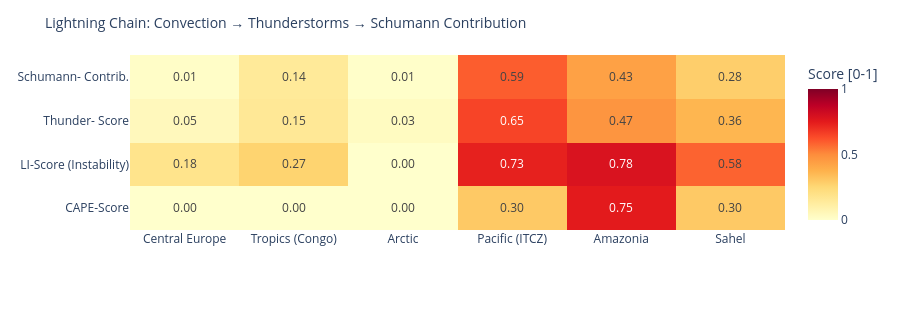

This figure's notebook cell:
### Code cell
# ============================================================
# LIGHTNING CHAIN: Convection → Thunderstorms → Schumann
# Shows the causal chain per measurement point as heatmap
# ============================================================

def cape_score(v):
    """CAPE → normalized score [0,1]"""
    if v is None or pd.isna(v): return 0.0
    return min(1.0, float(v) / 3000)

def li_score(v):
    """Lifted Index: negative = unstable → score [0,1]"""
    if v is None or pd.isna(v): return 0.3
    return min(1.0, max(0.0, (-float(v) + 6) / 12))

def cloud_score(v):
    if v is None or pd.isna(v): return 0.3
    return float(v) / 100

def thunder_score(row):
    """Kombinierter Gewitterwahrscheinlichkeits-Score
    CAPE + LI + Bedeckung + WMO-Gewitter + konvektiver Niederschlag (showers)
    Hinweis: X-Ray und Kp sind kein Bestandteil – nur geomagn./solarer Kontext.
    """
    cs = cape_score(row.get('cape'))
    ls = li_score(row.get('li'))
    cl = cloud_score(row.get('cloud'))
    t  = 1.0 if row.get('thunderstorm') else 0.0
    # Convective precipitation (showers) as additional indicator
    sh = min(1.0, (row.get('showers') or 0) / 5.0)
    return round(cs * 0.30 + ls * 0.25 + cl * 0.15 + t * 0.20 + sh * 0.10, 3)

def schumann_contribution(t_score, lat):
    """Schumann contribution: higher in tropics (±30°), scaled by thunderstorm score"""
    lat_weight = max(0.3, 1.0 - abs(lat) / 60)
    return round(t_score * lat_weight, 3)

df_atm['cape_score']   = df_atm.apply(lambda r: cape_score(r['cape']), axis=1)
df_atm['li_score']     = df_atm.apply(lambda r: li_score(r['li']),    axis=1)
df_atm['thunder_score']= df_atm.apply(lambda r: thunder_score(r.to_dict()), axis=1)
df_atm['schumann_contribution'] = df_atm.apply(
    lambda r: schumann_contribution(r['thunder_score'], r['lat']), axis=1)

metrics = ['cape_score', 'li_score', 'thunder_score', 'schumann_contribution']
labels  = ['CAPE-Score', 'LI-Score\n(Instability)', 'Thunder-\nScore', 'Schumann-\nContrib.']
z_data  = [df_atm[m].tolist() for m in metrics]

fig = go.Figure(go.Heatmap(
    z=z_data,
    x=df_atm['point'].tolist(),
    y=labels,
    colorscale='YlOrRd',
    zmin=0, zmax=1,
    text=[[f'{v:.2f}' for v in row] for row in z_data],
    texttemplate='%{text}', textfont=dict(size=12),
    colorbar=dict(title='Score [0-1]')
))
fig.update_layout(
    title=dict(text='Lightning Chain: Convection → Thunderstorms → Schumann Contribution', font=dict(size=14)),
    height=310,
    plot_bgcolor='rgba(0,0,0,0)', paper_bgcolor='rgba(0,0,0,0)',
    margin=dict(l=130, r=80, t=55, b=80)
)
fig.show()

### Figure 1 — Plotly figure (JSON) as saved in the notebook; plotly's stock layout.template omitted (floating-point values rounded to 4 significant figures)
{"data": [{"colorbar": {"title": {"text": "Score [0-1]"}}, "colorscale": [[0.0, "rgb(255,255,204)"], [0.125, "rgb(255,237,160)"], [0.25, "rgb(254,217,118)"], [0.375, "rgb(254,178,76)"], [0.5, "rgb(253,141,60)"], [0.625, "rgb(252,78,42)"], [0.75, "rgb(227,26,28)"], [0.875, "rgb(189,0,38)"], [1.0, "rgb(128,0,38)"]], "text": [["0.00", "0.00", "0.00", "0.30", "0.75", "0.30"], ["0.18", "0.27", "0.00", "0.73", "0.78", "0.58"], ["0.05", "0.15", "0.03", "0.65", "0.47", "0.36"], ["0.01", "0.14", "0.01", "0.59", "0.43", "0.28"]], "textfont": {"size": 12}, "texttemplate": "%{text}", "type": "heatmap", "x": ["Central Europe", "Tropics (Congo)", "Arctic", "Pacific (ITCZ)", "Amazonia", "Sahel"], "y": ["CAPE-Score", "LI-Score\n(Instability)", "Thunder-\nScore", "Schumann-\nContrib."], "z": [[0.0, 0.0, 0.0, 0.3, 0.75, 0.3], [0.1833, 0.2667, 0.0, 0.7333, 0.7833, 0.5833], [0.046, 0.155, 0.03, 0.649, 0.472, 0.363], [0.014, 0.145, 0.009, 0.595, 0.433, 0.284]], "zmax": 1, "zmin": 0}], "layout": {"height": 310, "margin": {"b": 80, "l": 130, "r": 80, "t": 55}, "paper_bgcolor": "rgba(0,0,0,0)", "plot_bgcolor": "rgba(0,0,0,0)", "title": {"font": {"size": 14}, "text": "Lightning Chain: Convection → Thunderstorms → Schumann Contribution"}}}
